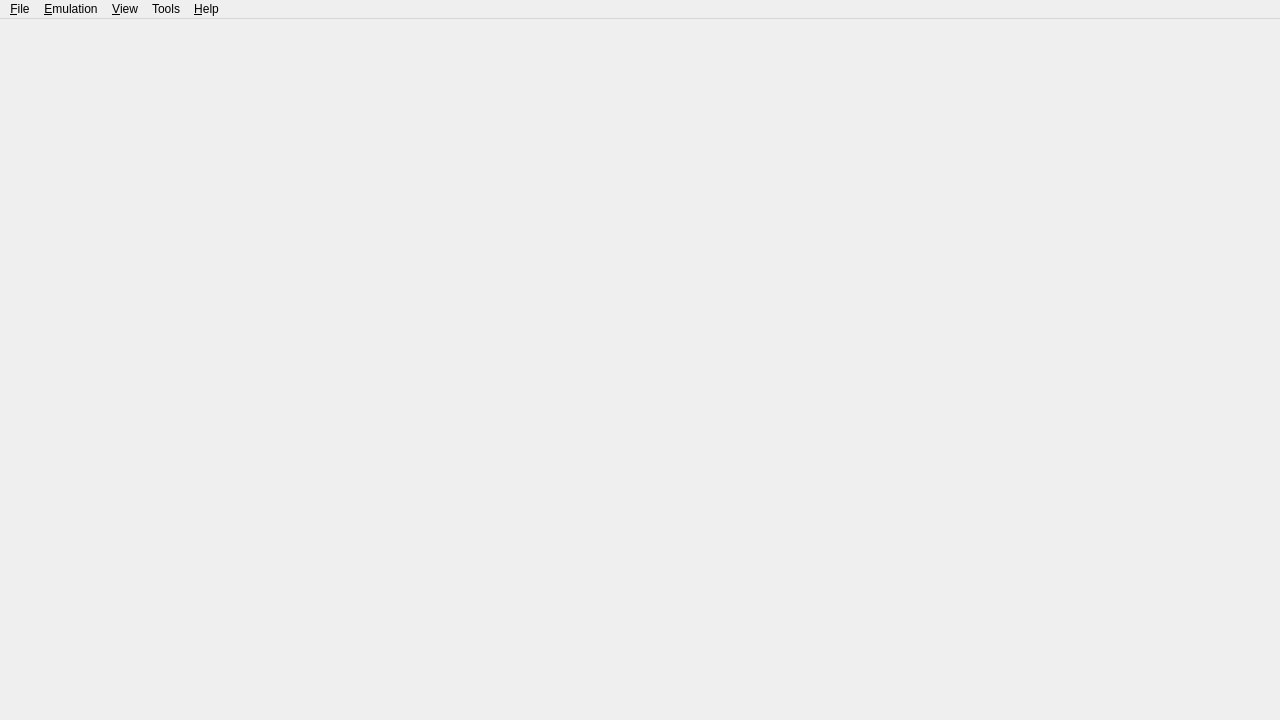
<?xml version="1.0" encoding="UTF-8"?>
<ui version="4.0">
 <class>MainWindow</class>
 <widget class="QMainWindow" name="MainWindow">
  <property name="geometry">
   <rect>
    <x>0</x>
    <y>0</y>
    <width>1280</width>
    <height>720</height>
   </rect>
  </property>
  <property name="windowTitle">
   <string>yuzu</string>
  </property>
  <property name="windowIcon">
   <iconset>
    <normaloff>../dist/yuzu.ico</normaloff>../dist/yuzu.ico</iconset>
  </property>
  <property name="tabShape">
   <enum>QTabWidget::Rounded</enum>
  </property>
  <property name="dockNestingEnabled">
   <bool>true</bool>
  </property>
  <widget class="QWidget" name="centralwidget">
   <layout class="QHBoxLayout" name="horizontalLayout">
    <property name="leftMargin">
     <number>0</number>
    </property>
    <property name="topMargin">
     <number>0</number>
    </property>
    <property name="rightMargin">
     <number>0</number>
    </property>
    <property name="bottomMargin">
     <number>0</number>
    </property>
   </layout>
  </widget>
  <widget class="QMenuBar" name="menubar">
   <property name="geometry">
    <rect>
     <x>0</x>
     <y>0</y>
     <width>1280</width>
     <height>21</height>
    </rect>
   </property>
   <widget class="QMenu" name="menu_File">
    <property name="title">
     <string>&amp;File</string>
    </property>
    <widget class="QMenu" name="menu_recent_files">
     <property name="title">
      <string>Recent Files</string>
     </property>
    </widget>
    <addaction name="action_Install_File_NAND"/>
    <addaction name="separator"/>
    <addaction name="action_Load_File"/>
    <addaction name="action_Load_Folder"/>
    <addaction name="separator"/>
    <addaction name="menu_recent_files"/>
    <addaction name="separator"/>
    <addaction name="separator"/>
    <addaction name="action_Load_Amiibo"/>
    <addaction name="separator"/>
    <addaction name="action_Open_yuzu_Folder"/>
    <addaction name="separator"/>
    <addaction name="action_Exit"/>
   </widget>
   <widget class="QMenu" name="menu_Emulation">
    <property name="title">
     <string>&amp;Emulation</string>
    </property>
    <addaction name="action_Start"/>
    <addaction name="action_Pause"/>
    <addaction name="action_Stop"/>
    <addaction name="action_Restart"/>
    <addaction name="separator"/>
    <addaction name="action_Configure"/>
   </widget>
   <widget class="QMenu" name="menu_View">
    <property name="title">
     <string>&amp;View</string>
    </property>
    <widget class="QMenu" name="menu_View_Debugging">
     <property name="title">
      <string>Debugging</string>
     </property>
    </widget>
    <addaction name="action_Fullscreen"/>
    <addaction name="action_Single_Window_Mode"/>
    <addaction name="action_Display_Dock_Widget_Headers"/>
    <addaction name="action_Show_Filter_Bar"/>
    <addaction name="action_Show_Status_Bar"/>
    <addaction name="action_Reset_Window_Size"/>
    <addaction name="separator"/>
    <addaction name="menu_View_Debugging"/>
   </widget>
   <widget class="QMenu" name="menu_Tools">
    <property name="title">
     <string>Tools</string>
    </property>
    <addaction name="action_Rederive"/>
    <addaction name="separator"/>
    <addaction name="action_Capture_Screenshot"/>
   </widget>
   <widget class="QMenu" name="menu_Help">
    <property name="title">
     <string>&amp;Help</string>
    </property>
    <addaction name="action_Report_Compatibility"/>
    <addaction name="separator"/>
    <addaction name="action_About"/>
   </widget>
   <addaction name="menu_File"/>
   <addaction name="menu_Emulation"/>
   <addaction name="menu_View"/>
   <addaction name="menu_Tools"/>
   <addaction name="menu_Help"/>
  </widget>
  <action name="action_Install_File_NAND">
   <property name="enabled">
    <bool>true</bool>
   </property>
   <property name="text">
    <string>Install Files to NAND...</string>
   </property>
  </action>
  <action name="action_Load_File">
   <property name="text">
    <string>Load File...</string>
   </property>
  </action>
  <action name="action_Load_Folder">
   <property name="text">
    <string>Load Folder...</string>
   </property>
  </action>
  <action name="action_Exit">
   <property name="text">
    <string>E&amp;xit</string>
   </property>
  </action>
  <action name="action_Start">
   <property name="enabled">
    <bool>false</bool>
   </property>
   <property name="text">
    <string>&amp;Start</string>
   </property>
  </action>
  <action name="action_Pause">
   <property name="enabled">
    <bool>false</bool>
   </property>
   <property name="text">
    <string>&amp;Pause</string>
   </property>
  </action>
  <action name="action_Stop">
   <property name="enabled">
    <bool>false</bool>
   </property>
   <property name="text">
    <string>&amp;Stop</string>
   </property>
  </action>
  <action name="action_Rederive">
   <property name="text">
    <string>Reinitialize keys...</string>
   </property>
  </action>
  <action name="action_About">
   <property name="text">
    <string>About yuzu</string>
   </property>
  </action>
  <action name="action_Single_Window_Mode">
   <property name="checkable">
    <bool>true</bool>
   </property>
   <property name="text">
    <string>Single Window Mode</string>
   </property>
  </action>
  <action name="action_Configure">
   <property name="text">
    <string>Configure...</string>
   </property>
  </action>
  <action name="action_Display_Dock_Widget_Headers">
   <property name="checkable">
    <bool>true</bool>
   </property>
   <property name="text">
    <string>Display Dock Widget Headers</string>
   </property>
  </action>
  <action name="action_Show_Filter_Bar">
   <property name="checkable">
    <bool>true</bool>
   </property>
   <property name="text">
    <string>Show Filter Bar</string>
   </property>
  </action>
  <action name="action_Show_Status_Bar">
   <property name="checkable">
    <bool>true</bool>
   </property>
   <property name="text">
    <string>Show Status Bar</string>
   </property>
  </action>
  <action name="action_Reset_Window_Size">
   <property name="text">
    <string>Reset Window Size</string>
   </property>
  </action>
  <action name="action_Fullscreen">
   <property name="checkable">
    <bool>true</bool>
   </property>
   <property name="text">
    <string>Fullscreen</string>
   </property>
  </action>
  <action name="action_Restart">
   <property name="enabled">
    <bool>false</bool>
   </property>
   <property name="text">
    <string>Restart</string>
   </property>
  </action>
  <action name="action_Load_Amiibo">
   <property name="enabled">
    <bool>false</bool>
   </property>
   <property name="text">
    <string>Load Amiibo...</string>
   </property>
  </action>
  <action name="action_Report_Compatibility">
   <property name="enabled">
    <bool>false</bool>
   </property>
   <property name="text">
    <string>Report Compatibility</string>
   </property>
   <property name="visible">
    <bool>false</bool>
   </property>
  </action>
  <action name="action_Open_yuzu_Folder">
   <property name="text">
    <string>Open yuzu Folder</string>
   </property>
  </action>
  <action name="action_Capture_Screenshot">
   <property name="enabled">
    <bool>false</bool>
   </property>
   <property name="text">
    <string>Capture Screenshot</string>
   </property>
  </action>
 </widget>
 <resources/>
 <connections/>
</ui>
